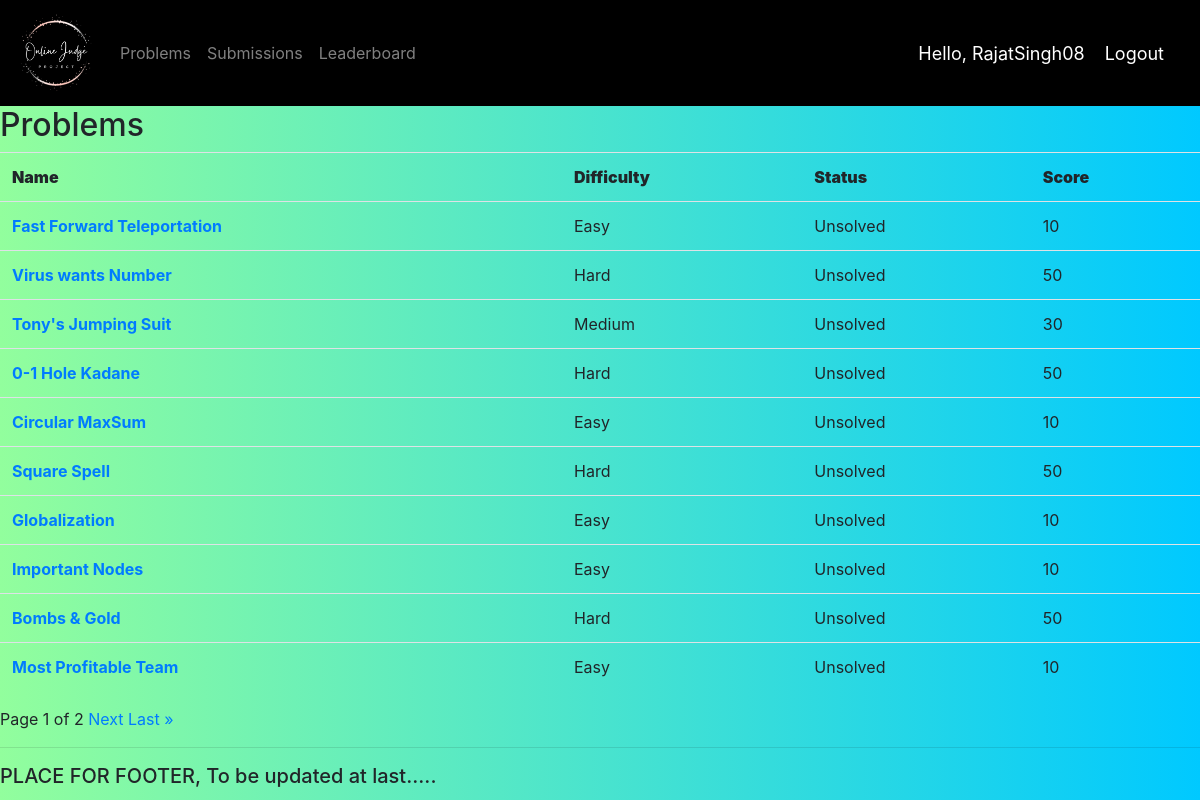
The app's page /problems/ (signed in) with its own data.
### OJ/models.py (models this page shows, shortened)
class Problem(models.Model):
    TOUGHNESS = (("Easy", "Easy"), ("Medium", "Medium"), ("Hard", "Hard"))
    STATUS = (("Unsolved", "Unsolved"), ("Solved", "Solved"))
    id = models.BigAutoField(primary_key=True)
    name = models.CharField(max_length=100, default="")
    description = RichTextField(default="")
    example = RichTextField(default="")
    difficulty = models.CharField(max_length=10, choices=TOUGHNESS)
    score = models.IntegerField(default=0)
    solved_status = models.CharField(
        max_length=10, choices=STATUS, default="Unsolved")

### OJ/views.py (the view)
# urls.py: path('problems/', views.problemPage, name='problems'),
@login_required(login_url='login')
def problemPage(request):
    problems_list = Problem.objects.all()
    paginator = Paginator(problems_list, 10)  # Show 10 problems per page.
    page_number = request.GET.get('page')
    problems = paginator.get_page(page_number)
    return render(request, 'OJ/problem.html', {'problems': problems})

### OJ/templates/OJ/problem.html (shortened to what this page needs)
{% extends 'OJ/main.html' %}
{% block content %}
<h2>Problems</h2>
<table class="table">
    <tr>
        <th><b>Name</b></th>
        <th><b>Difficulty</b></th>
        <th><b>Status</b></th>
        <th><b>Score</b></th>
    </tr>
    {% for problem in problems %}
    <tr>
        <td><a href="{{problem.id}}"><b>{{problem.name}}</b></a></td>
        <td>{{problem.difficulty}}</td>
        <td>{{problem.solved_status}}</td>
        <td>{{problem.score}}</td>
    </tr>
    {% endfor %}
</table>
<div class="pagination">
    <span class="step-links">
        <span class="current">
            Page {{ problems.number }} of {{ problems.paginator.num_pages }}
        </span>
        {% if problems.has_next %}
        <a href="?page={{ problems.next_page_number }}"> Next</a>
        <a href="?page={{ problems.paginator.num_pages }}"> Last &raquo;</a>
        {% endif %}
    </span>
</div>
{% endblock %}

### OJ/templates/OJ/navbar.html (shortened to what this page needs)
{% load static %}
<nav class="navbar navbar-expand-lg navbar-dark"
    style="background-color: #000000;">
    <a class="navbar-brand" href="/"><img src="{% static 'images/logo.png' %}"
            width="80" height="80" /></a>
    <div class="collapse navbar-collapse" id="navbarNav">
        <ul class="navbar-nav mr-auto mt-2 mt-lg-0">
            <li class="nav-item">
                <a class="nav-link" href="/problems">Problems</a>
            </li>
            <li class="nav-item">
                <a class="nav-link" href="/submissions">Submissions</a>
            </li>
            <li class="nav-item">
                <a class="nav-link" href="/leaderboard">Leaderboard</a>
            </li>
        </ul>
    </div>
    <span class="hello-msg">Hello, {{request.user}}</span>
    <span><a class="hello-msg" href="{% url 'logout' %}">Logout</a></span>
</nav>

### OJ/templates/OJ/main.html (style rules this page uses)
body { background: #00C9FF !important; background: -webkit-linear-gradient(to right, #92FE9D, #00C9FF) !important; background: linear-gradient(to right, #92FE9D, #00C9FF) !important; }

### OJ/templates/OJ/navbar.html (style rules this page uses)
.hello-msg { font-size: 18px; color: #fff; margin-right: 20px; }

### records on screen
Problem: name "Fast Forward Teleportation", difficulty "Easy", solved_status "Unsolved", score "10"
Problem: name "Virus wants Number", difficulty "Hard", solved_status "Unsolved", score "50"
Problem: name "Tony's Jumping Suit", difficulty "Medium", solved_status "Unsolved", score "30"
Problem: name "0-1 Hole Kadane", difficulty "Hard", solved_status "Unsolved", score "50"
Problem: name "Circular MaxSum", difficulty "Easy", solved_status "Unsolved", score "10"
Problem: name "Square Spell", difficulty "Hard", solved_status "Unsolved", score "50"
Problem: name "Globalization", difficulty "Easy", solved_status "Unsolved", score "10"
Problem: name "Important Nodes", difficulty "Easy", solved_status "Unsolved", score "10"
Problem: name "Bombs & Gold", difficulty "Hard", solved_status "Unsolved", score "50"
Problem: name "Most Profitable Team", difficulty "Easy", solved_status "Unsolved", score "10"

### other values on screen
{{ request.user }} "RajatSingh08"
{{ problems.number }} "1"
{{ problems.paginator.num_pages }} "2"
